Frame 1 (no input): blank canvas, image omitted
Frame 60 (no input): blank canvas, image omitted
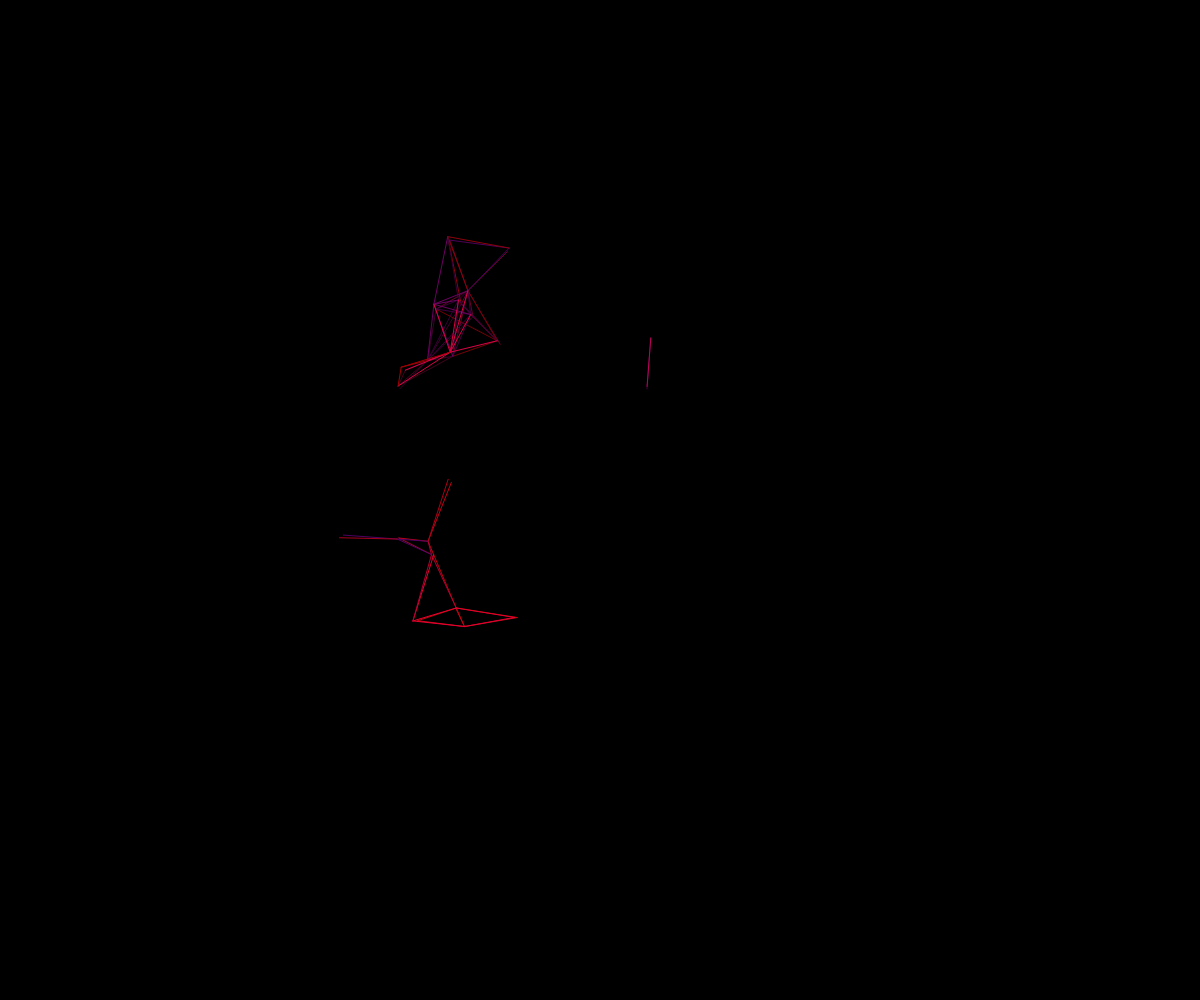
Frame 120 (the mouse pressed at the canvas centre since frame 60)

The p5.js sketch whose frames 1 and 60 were blank and that drew this single picture after the mouse press (run headless with seeded random() and noise() and a simulated clock; from frame 60 on, the mouse is pressed at the canvas centre):

// p5.js sketch
// ── sketch.js
// Object- Object Interactions 
// Lucas F.
// Oct 16, 2025

// Global Variables
let nodes = [];
let reach = 70; 

function setup() {
  createCanvas(windowWidth, windowHeight);
}

function mousePressed(){
  // create one node per mouse pressed
  for ( i =0; i < 25; i++){
    nodes.push(new csNode(mouseX, mouseY));
  }
  
  // [csNode, csNode, csNode]
  //    0       1        2
}

function draw() {
  background(0);
  // loop by item is good when we dont plan on deleting objects
  // from array
  for( let n of nodes){
    n.move();
    //n.display();
    n.connect(nodes);
  }

}

class csNode{
  //1. Constructor
  constructor(x,y){
    // properties related to position/display
    this.x = x;   this.y = y;
    this.size = 20;
    this.c = color(random(50,255), 0, random(0, 100));

    // properties related to movement
    this.xTime = random(10);  this.yTime = random(10);
    this.timeShift = 0.01; this.maxSpeed = 10;

  }

  //2. Class Methods
  display(){ // Draw our csNode as a circle on the canvas
    fill(this.c);
    noStroke();
    circle(this.x,this.y, this.size);
  }

  move(){
    // use perlin noise for x/y movement
    let xSpeed = noise(this.xTime);  //0 - 1
    xSpeed = map(xSpeed, 0, 1, -this.maxSpeed, this.maxSpeed);
    this.xTime += this.timeShift;

    this.x += xSpeed;
    if(this.x < 0) this.x = width;
    else if(this.x > width) this.x = 0;


    // now same for y
    let ySpeed = noise(this.yTime);
    ySpeed = map(ySpeed, 0, 1, -this.maxSpeed, this.maxSpeed);
    this.yTime += this.timeShift;

    this.y += ySpeed;
    if(this.y < 0) this.y = height;
    else if(this.y > height) this.y = 0;
  }

  connect(nodeArray){
    // check if the current point is close to any other points. If
    // so, join with a line
    stroke(this.c);
    for(let n of nodeArray){
      // this.x   this.y   n.x    n.y
      if(n !== this){ // make sure not to compare to self
        let d = dist(this.x, this.y, n.x, n.y);
        if(d < reach){ // the two points ARE close.... 
          line(this.x, this.y, n.x, n.y);
        }
      }
    }
  }

}
